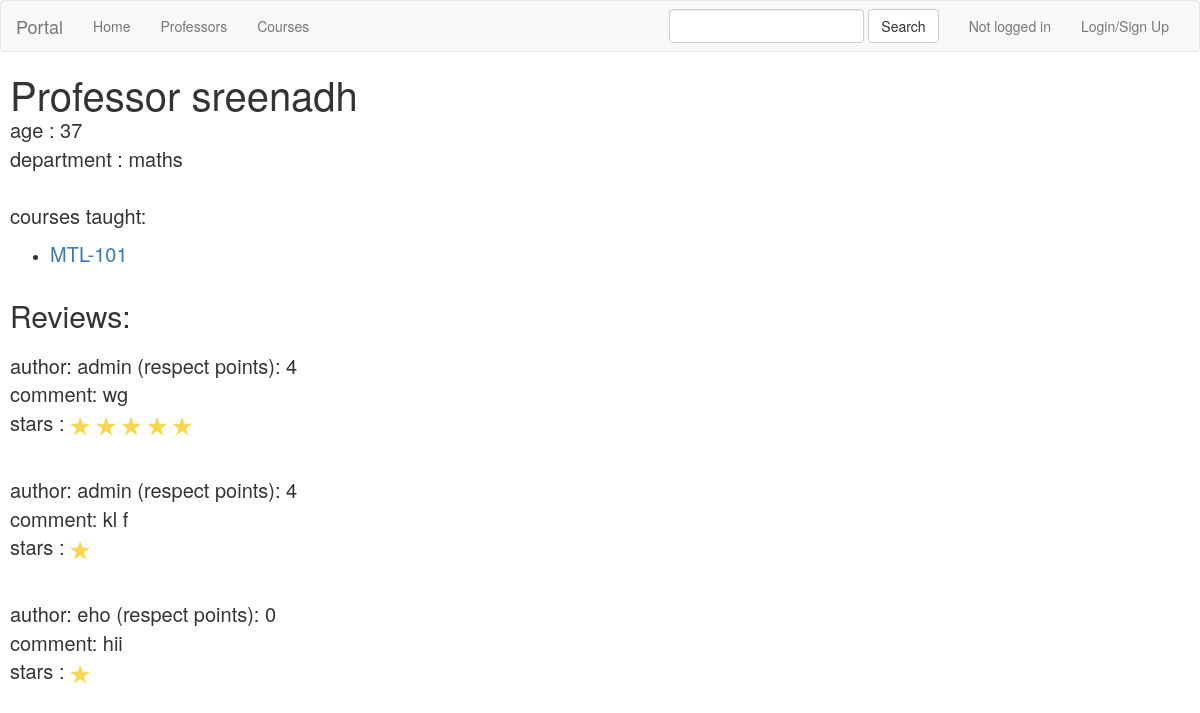
The app's page /professors/1/ with its own data.
### professors/models.py (models this page shows, shortened)
class Professor(models.Model):
    name = models.CharField(max_length=100)
    age = models.IntegerField()
    department = models.CharField(max_length=100)

class Prof_Rating(Rating):
    datetime = models.DateTimeField(default=datetime.now)
    comment = models.CharField(max_length=1000)
    stars = models.IntegerField(default=1,validators=[MaxValueValidator(5), MinValueValidator(1)])
    professor = models.ForeignKey(Professor, on_delete=models.CASCADE)
    user = models.ForeignKey(User,default=None,on_delete=models.CASCADE)
    postAnonymously = models.BooleanField(default=False)
    liked_by = models.ManyToManyField(User,related_name='all_liked_profrating')
    reported = models.BooleanField(default=False)
    last_reported_time = models.DateTimeField(default=now,blank=True)

### courses/models.py (models this page shows, shortened)
class Course(models.Model):
    name = models.CharField(max_length=100)
    department = models.CharField(max_length=100)
    profs_teaching = models.ManyToManyField(Professor,related_name='all_courses_taught')

### users/models.py (models this page shows)
class UserProfile(models.Model):
    respect_points = models.IntegerField(default=0)
    user = models.OneToOneField(User, on_delete=models.CASCADE)
    is_banned = models.BooleanField(default=False)
    ban_days=models.IntegerField(default=0)
    banned_on=models.DateTimeField(default=now,blank=True)
    indefinite_ban=models.BooleanField(default=False)

### professors/views.py (the view)
# urls.py: url(r'^(?P<pk>[0-9]+)/$', views.DetailView.as_view(), name='detail'),
class DetailView(generic.DetailView):
    model = Professor
    template_name = 'professors/details.html'
    context_object_name = 'prof'

### professors/templates/professors/details.html (shortened to what this page needs)
{% extends 'root/base.html' %}
{% block body %}
{% load static %}
<h1 style="display:inline">Professor {{prof.name}}</h1>
<p>
    age : {{ prof.age}}<br>
    department : {{prof.department}}<br><br>
    courses taught:
</p>
    <ul>
    {% for course in prof.all_courses_taught.all %}
    <li>
        <a style="font-size:20px" href="{% url 'courses:detail' course.id %}">{{course.name}}</a>
    </li>
    {% endfor %}
    </ul>
    <br>
<h2 style="display:inline">Reviews:</h2>
<br><br>
{% for rating in prof.prof_rating_set.all %}
<div id="{{rating.id}}">
    <p> author:
        {% if not rating.postAnonymously or user.is_superuser %}
            {{ rating.user.username }}
            (respect points): {{rating.user.userprofile.respect_points}}
        {% endif %}
        <br>
        comment: {{ rating.comment }}
        <br>
        stars :
        {% for _ in ''|center:rating.stars %}
            <img id ="star" height="20px" width="20px">
        {% endfor %}<br>
        <br>
    </p>
</div>
{% endfor %}
{% endblock %}

### root/templates/root/base.html (style rules this page uses)
p { font-size:20px; }
h1 { font-size:40px; }
h2 { font-size:30px; }

### records on screen
Professor: name "sreenadh", age "37", department "maths"
Course: name "MTL-101"
Prof_Rating: user.username "admin", user.userprofile.respect_points "4", comment "wg", stars 5 (drawn)
Prof_Rating: user.username "admin", user.userprofile.respect_points "4", comment "kl f", stars 1 (drawn)
Prof_Rating: user.username "eho", user.userprofile.respect_points "0", comment "hii", stars 1 (drawn)
